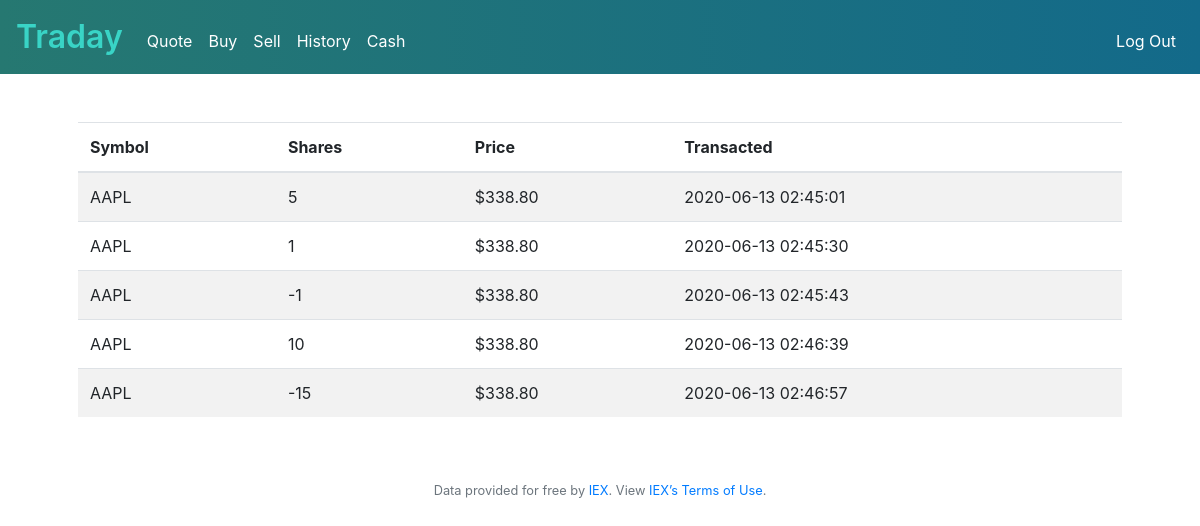
Screenshot of /history (signed in) with the database file from the repository.
### tables this page shows
CREATE TABLE 'transactions' (user_id INTEGER, company TEXT, symbol TEXT,'shares' integer,'price' real, date DATETIME);

### app.py (the view)
@app.route("/history")
@login_required
def history():
    if request.method == "GET":
        history_rows = db.execute("SELECT * FROM transactions WHERE user_id=?", session["user_id"])
        for row in history_rows:
            row["usd_price"] = usd(row["price" * 1])
        return render_template("history.html", history_rows=history_rows)

### app.py (called while the page is built)
@app.after_request
def after_request(response):
    response.headers["Cache-Control"] = "no-cache, no-store, must-revalidate"
    response.headers["Expires"] = 0
    response.headers["Pragma"] = "no-cache"
    return response

### helpers.py (called while the page is built)
def login_required(f):
    @wraps(f)
    def decorated_function(*args, **kwargs):
        if session.get("user_id") is None:
            return redirect("/login")
        return f(*args, **kwargs)
    return decorated_function

def usd(value):
    return f"${value:,.2f}"

### templates/history.html (shortened to what this page needs)
{% extends "layout.html" %}
{% block main %}
<table class="table table-striped">
        <thead>
            <tr>
                <th>Symbol</th>
                <th>Shares</th>
                <th>Price</th>
                <th>Transacted</th>
            </tr>
        </thead>
        <tbody>
                {% for row in history_rows %}
                    <tr>
                        <td>{{ row["symbol"] }}</td>
                        <td>{{ row["shares"] }}</td>
                        <td>{{ row["usd_price"] }}</td>
                        <td>{{ row["date"]  }}</td>
                    </tr>
                    {% endfor %}
        </tbody>
    </table>
{% endblock %}

### templates/layout.html (shortened to what this page needs)
<!DOCTYPE html>
<html lang="en">
    <head>
        <link href="https://maxcdn.bootstrapcdn.com/bootstrap/4.1.3/css/bootstrap.min.css" rel="stylesheet">
        <link href="/static/styles.css" rel="stylesheet">
    </head>
    <body>
        <nav class="navbar navbar-expand-md navbar-light bg-light border">
            <a class="navbar-brand" href="/">Traday</a>
            <div class="collapse navbar-collapse" id="navbar">
                {% if session.user_id %}
                    <ul class="navbar-nav mr-auto mt-2">
                        <li class="nav-item"><a class="nav-link" href="/quote">Quote</a></li>
                        <li class="nav-item"><a class="nav-link" href="/buy">Buy</a></li>
                        <li class="nav-item"><a class="nav-link" href="/sell">Sell</a></li>
                        <li class="nav-item"><a class="nav-link" href="/history">History</a></li>
                        <li class="nav-item"><a class="nav-link" href="/cash">Cash</a></li>
                    </ul>
                    <ul class="navbar-nav ml-auto mt-2">
                        <li class="nav-item"><a class="nav-link" href="/logout">Log Out</a></li>
                    </ul>
                {% else %}
                    <ul class="navbar-nav ml-auto mt-2">
                        <li class="nav-item"><a class="nav-link" href="/register">Register</a></li>
                        <li class="nav-item"><a class="nav-link" href="/login">Log In</a></li>
                    </ul>
                {% endif %}
            </div>
        </nav>
        <main class="container p-5">
            {% block main %}{% endblock %}
        </main>
        <footer class="small text-center text-muted">
            Data provided for free by <a href="https://iextrading.com/developer">IEX</a>. View <a href="https://iextrading.com/api-exhibit-a/">IEX’s Terms of Use</a>.
        </footer>
    </body>
</html>

### static/styles.css (style rules this page uses)
nav .navbar-brand { font-size: xx-large; font-weight: 600; color: #39d4c6 !important; }
.navbar-light .navbar-nav .nav-link { color: white; }
.bg-light { background: #136a8a; background: -webkit-linear-gradient(to right, #267871, #136a8a); background: linear-gradient(to right, #267871, #136a8a); }
.border { border: none !important; }
main { overflow-x: auto; text-align: center !important; }
.table-striped { text-align: left; }

### rows the page displays
transactions: symbol "AAPL", shares "5", usd_price "$338.80", date "2020-06-13 02:45:01"
transactions: symbol "AAPL", shares "1", usd_price "$338.80", date "2020-06-13 02:45:30"
transactions: symbol "AAPL", shares "-1", usd_price "$338.80", date "2020-06-13 02:45:43"
transactions: symbol "AAPL", shares "10", usd_price "$338.80", date "2020-06-13 02:46:39"
transactions: symbol "AAPL", shares "-15", usd_price "$338.80", date "2020-06-13 02:46:57"
